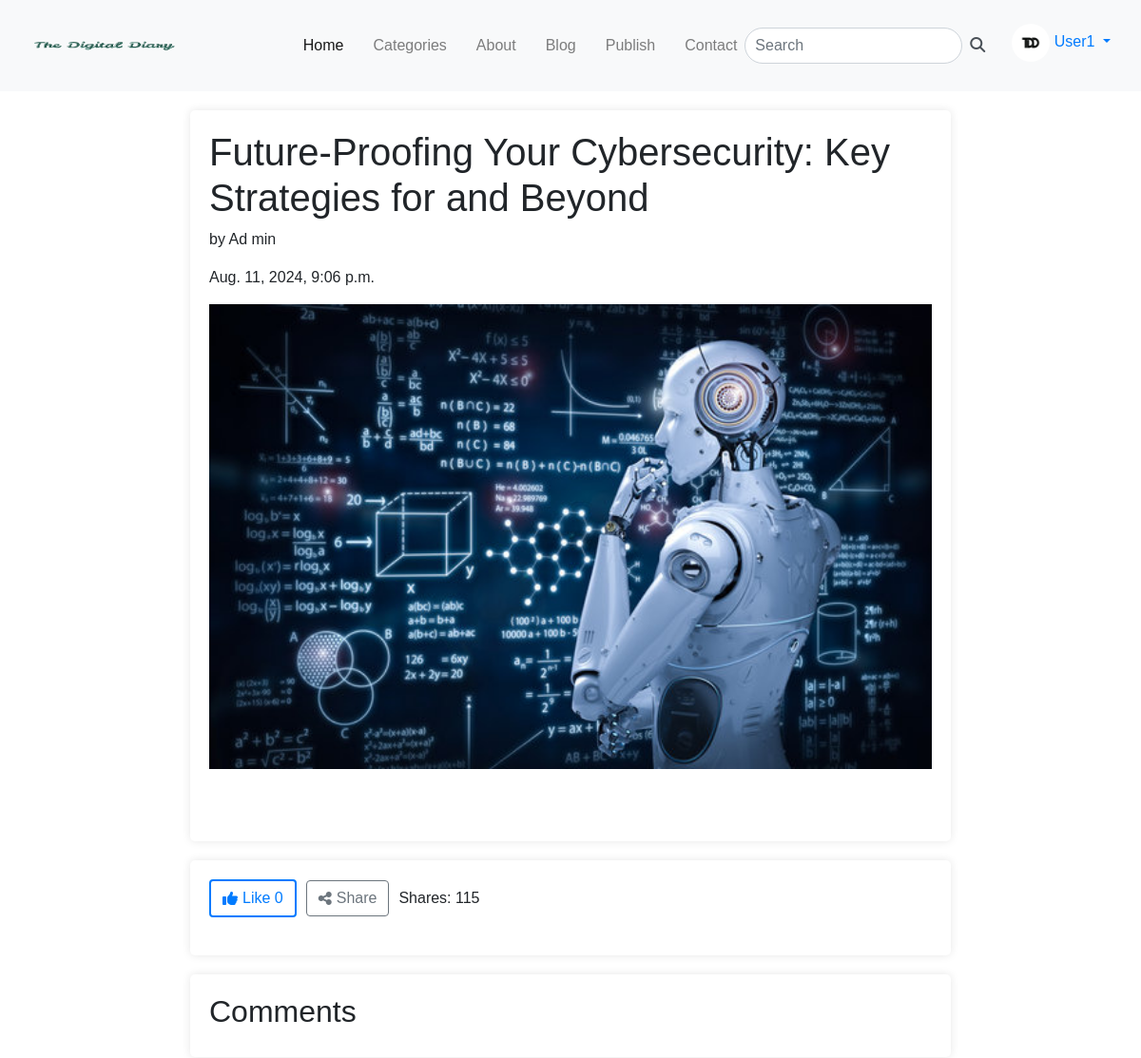
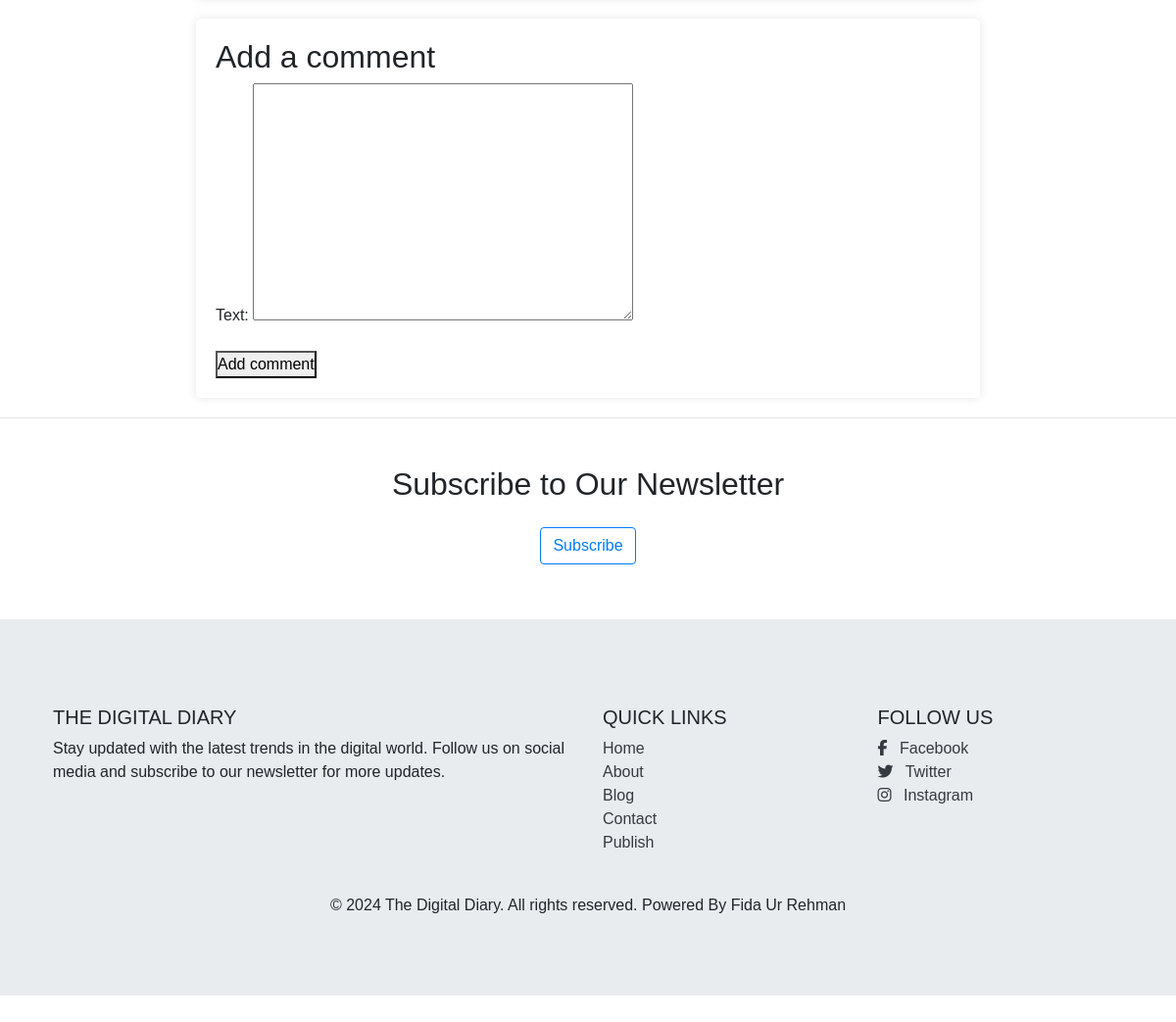
/post/8/ (signed in), run on the app's committed database (2 pictures, top to bottom).
### blog/models.py (models this page shows, shortened)
class Post(models.Model):
    title = models.CharField(max_length=200, blank=False)
    is_published = models.BooleanField(default=True)
    author = models.ForeignKey(User, on_delete=models.CASCADE)
    short_description = models.CharField(max_length=255, null=True, blank=True)
    content = CKEditor5Field(blank=False)
    image = models.ImageField(upload_to='post_images/', null=False, blank=False)
    categories = models.ManyToManyField(Category, related_name='categories_set', blank=True)
    likesold = models.ManyToManyField(User, related_name='post_likes', blank=True)
    likes = models.IntegerField(default=0)
    share_count = models.PositiveIntegerField(default=0)
    created_at = models.DateTimeField(auto_now_add=True)
    updated_at = models.DateTimeField(auto_now_add=True)
    published_date = models.DateTimeField(null=True, blank=True, auto_now_add=True)

### blog/views.py (the view)
# urls.py: path('post/<int:pk>/', views.post_detail, name='post_detail'),
def post_detail(request, pk):
    post = get_object_or_404(Post, pk=pk)
    comments = post.comments.all()
    new_comment = None
    if request.method == 'POST':
        if request.user.is_authenticated:
            comment_form = CommentForm(data=request.POST)
            if comment_form.is_valid():
                new_comment = comment_form.save(commit=False)
                new_comment.post = post
                new_comment.author = request.user
                new_comment.save()
        else:
            return redirect('login')
    else:
        comment_form = CommentForm()
    return render(request, 'blog/post_detail.html', {
        'post': post,
        'comments': comments,
        'new_comment': new_comment,
        'comment_form': comment_form
    })

### blog/forms.py
class CommentForm(forms.ModelForm):
    class Meta:
        model = Comment
        fields = ('text',)

### templates/blog/post_detail.html (shortened to what this page needs)
{% extends "base.html" %}
{% load static %}
{% block content %}
    <div class="container-post">
      <h1>{{ post.title }}</h1>
      <p>by {{ post.author.get_full_name }}</p>
      <p>{{ post.created_at }}</p>
      <div class="image-container-post">
        {% if post.image %}
        <img src="{{ post.image.url }}" alt="{{ post.title }}" style="width: 100%;">
        {% endif %}
      </div>
      <p>{{ post.content|safe }}</p>
    </div>
    <div class="container-post">
      <div class="post-actions">
        <form method="POST" action="{% url 'like_post' post.pk %}" id="like-form">
            <button type="submit" class="btn btn-like" id="like-btn">
                <i class="fa fa-thumbs-up"></i> Like {{ post.likes }}
            </button>
        </form>
        <button class="btn btn-outline-secondary" id="share-btn" onclick="sharePost()">
            <i class="fa fa-share-alt"></i> Share
        </button>
        <span id="share-count">Shares: {{ post.share_count }}</span>
      </div>
    </div>
    <div class="container-post">
      <h2>Comments</h2>
    </div>
    <div class="container-post">
        <h2>Add a comment</h2>
        {% if user.is_authenticated %}
            {% if new_comment %}
                <p>Your comment has been added.</p>
            {% else %}
                <form method="post">
                    {{ comment_form.as_p }}
                    <button type="submit">Add comment</button>
                </form>
            {% endif %}
        {% else %}
            <p>You need to <a href="{% url 'login' %}">login</a> to add a comment.</p>
        {% endif %}
    </div>
{% endblock %}

### templates/base.html (shortened to what this page needs)
{% load static %}
<!DOCTYPE html>
<html lang="en">
<head>
  <link rel="stylesheet" type="text/css" href="{% static 'css/global_style.css' %}">
  <link href="https://stackpath.bootstrapcdn.com/bootstrap/4.5.2/css/bootstrap.min.css" rel="stylesheet">
</head>
<body>
<nav class="navbar navbar-expand-lg navbar-light bg-light">
    <a class="navbar-brand" href="{% url 'home' %}"><img src="{% static 'images/logo/logo.svg' %}" alt="Logo" style="height: 70px; width: 200px; margin-right: 2px; margin-bottom: 0px;"></a>
    <div class="collapse navbar-collapse" id="navbarNav">
      <ul class="navbar-nav ml-auto">
        <li class="nav-item active">
          <a class="nav-link" href="{% url 'home' %}">Home<span class="sr-only">(current)</span></a>
        </li>
        <li class="nav-item">
          <a class="nav-link" href="{% url 'category_list' %}">Categories</a>
        </li>
        <li class="nav-item">
          <a class="nav-link" href="{% url 'about' %}">About</a>
        </li>
        <li class="nav-item">
          <a class="nav-link" href="{% url 'blog' %}">Blog</a>
        </li>
        <li class="nav-item">
          <a class="nav-link" href="{% url 'publish_post_info' %}">Publish</a>
        </li>
        <li class="nav-item">
          <a class="nav-link" href="{% url 'contact' %}">Contact</a>
        </li>
      </ul>
      <form class="form-inline my-2 my-lg-0" method="get" action="{% url 'search' %}" onsubmit="return validateSearch()" style="margin-right: 2px;">
        <div class="search-container" style="border-right: 0px; ">
            <input class="form-control mr-sm-2 search-input" type="search" placeholder="Search" aria-label="Search" name="q">
        </div>
      <button type="submit" class="form-control mr-sm-2 search-input" style="margin-left: 0px; padding: 0px; border-style: none; background: none;"><i class="fa fa-search"></i></button>
    </form>
      {% if user.is_authenticated %}
      <ul style="margin-left: 2px; text-decoration: none; list-style: none;">
        <li class="nav-item dropdown">
          <a class="nav-link dropdown-toggle" href="#" id="navbarDropdown" role="button" data-toggle="dropdown" aria-haspopup="true" aria-expanded="false" style="margin-bottom: 0px; padding-top: 10px; padding-bottom: 0px;">
            {% if user.profile.profile_picture %}
            <img src="{{ user.profile.profile_picture.url }}" alt="Profile" style="width: auto; height: 40px; border-radius: 50%;">
            {% else %}
            <img src="{% static 'images/tdd.jpg' %}" alt="Default Profile" style="width: auto; height: 40px; border-radius: 50%;">
            {% endif %}
            <span>{{ user.username }}</span>
          </a>
        </li>
        {% else %}
        <button class="btn btn-outline-success my-2 my-sm-0" style="margin-left: 2px;"><a href="{% url 'login' %}?next={{ request.get_full_path }}"><i class="fa fa-fw fa-user"></i> Log In</a></button>
        {% endif %}
      </ul>
    </div>
</nav>
<div class="body-content">
    {% block content %}
    {% endblock %}
    <hr/>
    <div class="container my-5">
      <h2 class="text-center mb-4">Subscribe to Our Newsletter</h2>
      <div class="form-inline justify-content-center">
      <a class="btn btn-outline-primary mb-2" href="{% url 'subscribe' %}">Subscribe</a>
      </div>
  </div>
  <footer class="jumbotron jumbotron-fluid  text-lg-start">
    <div class="container p-4">
    <div class="row">
      <div class="col-lg-6 col-md-12 mb-4 mb-md-0">
        <h5 class="text-uppercase">The Digital Diary</h5>
          <p>
            Stay updated with the latest trends in the digital world. Follow us on social media and subscribe to our newsletter for more updates.
          </p>
      </div>
      <div class="col-lg-3 col-md-6 mb-4 mb-md-0">
        <h5 class="text-uppercase">Quick Links</h5>
          <ul class="list-unstyled mb-0">
            <li>
              <a href="{% url 'home' %}" class="text-dark">Home</a>
            </li>
            <li>
              <a href="{% url 'about' %}" class="text-dark">About</a>
            </li>
            <li>
              <a href="{% url 'blog' %}" class="text-dark">Blog</a>
            </li>
            <li>
              <a href="{% url 'contact' %}" class="text-dark">Contact</a>
            </li>
            <li>
              <a  href="{% url 'publish_post_info' %}" class="text-dark">Publish</a>
            </li>
          </ul>
      </div>
      <div class="col-lg-3 col-md-6 mb-4 mb-md-0">
        <h5 class="text-uppercase">Follow Us</h5>
          <ul class="list-unstyled">
            <li>
              <a href="#" class="text-dark"><i class="fab fa-facebook-f mr-2"></i> Facebook</a>
            </li>
            <li>
              <a href="#" class="text-dark"><i class="fab fa-twitter mr-2"></i> Twitter</a>
            </li>
            <li>
              <a href="#" class="text-dark"><i class="fab fa-instagram mr-2"></i> Instagram</a>
            </li>
          </ul>
        </div>
      </div>
    </div>
    <div class="text-center p-3">
        © 2024 The Digital Diary. All rights reserved.
        Powered By Fida Ur Rehman
    </div>
    </footer>
</div>
</body>
</html>

### static/css/global_style.css (style rules this page uses)
* { box-sizing: border-box; margin: 0; padding: 0; font-family: Raleway, sans-serif; }
.navbar { padding: 0.5rem 1rem; }
.navbar .navbar-nav .nav-item { margin-left: 15px; }
.form-inline .search-container { position: relative; }
.form-inline .search-input { width: calc(100% - 50px); border-radius: 20px; padding: 10px; }

### templates/blog/post_detail.html (style rules this page uses)
.container-post { max-width: 800px; margin: 20px auto; padding: 20px; background-color: #fff; border-radius: 5px; box-shadow: 0 0 10px rgba(0, 0, 0, 0.1); }
.image-container-post { width: 100%; height: 100%; background-size: cover; background-position: center; background-repeat: no-repeat; }
.post-actions { display: flex; align-items: center; gap: 10px; margin-bottom: 20px; }
.post-actions button { display: flex; align-items: center; gap: 5px; transition: background-color 0.3s, color 0.3s; }
.btn-like { border: 2px solid #007bff; background-color: transparent; color: #007bff; }

### data on the page
Post: title "Future-Proofing Your Cybersecurity: Key Strategies for and Beyond", author.get_full_name "Ad min", created_at "Aug. 11, 2024, 9:06 p.m.", image (picture), likes "0", share_count "115"

### other printed values
{{ user.username }} "User1"
